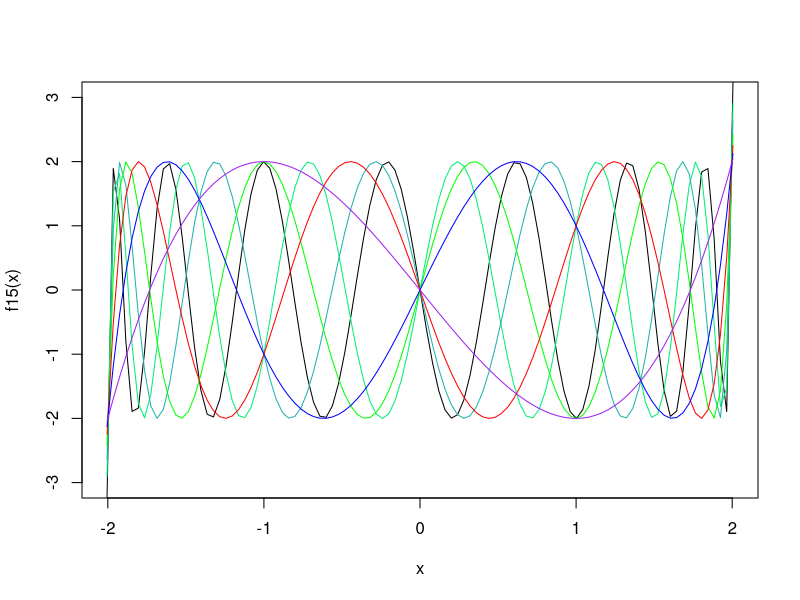
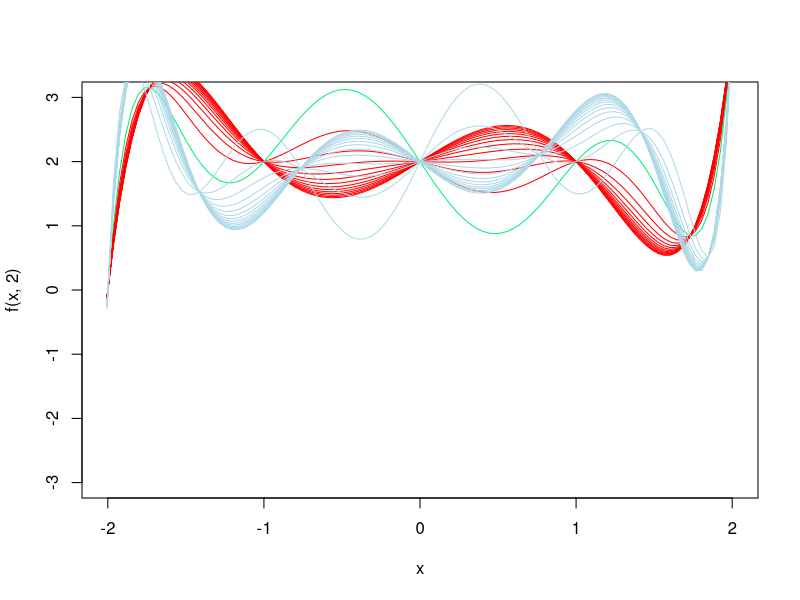
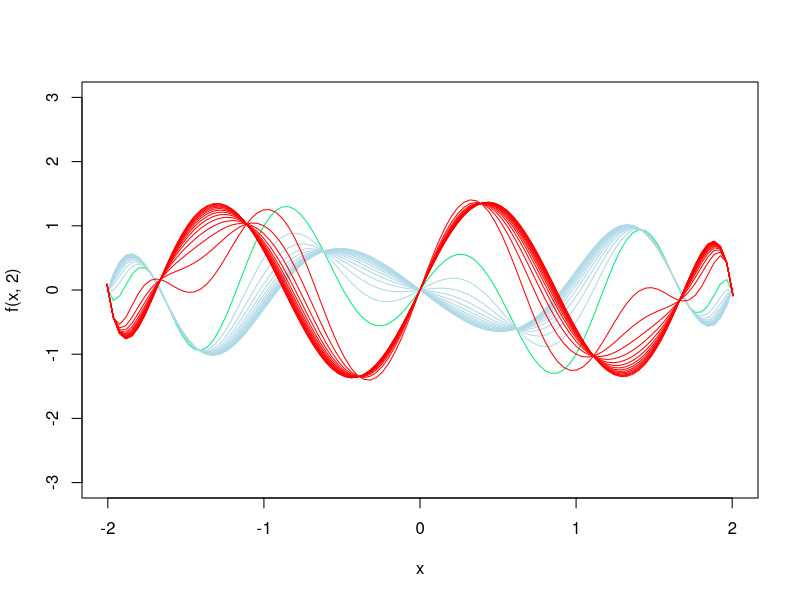

The R script that drew these images, in order:

### Polynomial Wavelet Analysis
###
### (C) Leonard Mada
### draft 0.1: 2020-03-18
### pre-01: 2020-02;
###
### Cardan-type Polynomials:
### theory developed during 2018-2019

c = 1
d = 0

### "Quadratic" / Cardan-type Polynomials
f3  = function(x) x^3 - 3*c*x - 2*d
f5  = function(x) x^5 - 5*c*x^3 + 5*c^2*x - 2*d
f7  = function(x) x^7 - 7*c*x^5 + 14*c^2*x^3 - 7*c^3*x - 2*d
f9  = function(x) x^9 - 9*c*x^7 + 27*c^2*x^5 - 30*c^3*x^3 + 9*c^4*x - 2*d
f11 = function(x) x^11 - 11*c*x^9 + 44*c^2*x^7 - 77*c^3*x^5 + 55*c^4*x^3 - 11*c^5*x - 2*d
f13 = function(x) x^13 - 13*c*x^11 + 65*c^2*x^9 - 156*c^3*x^7 + 182*c^4*x^5 - 91*c^5*x^3 + 13*c^6*x - 2*d
f15 = function(x) x^15 - 15*c*x^13 + 90*c^2*x^11 - 275*c^3*x^9 + 450*c^4*x^7 - 378*c^5*x^5 + 140*c^6*x^3 - 15*c^7*x - 2*d


### Properies

# These polynomials have very interesting properties:
# 1.) P(0) = -2*d;
# 2.) for c = 1, d = 0:
# all values of P(x) are between:[-2, +2] for x in [-2, 2];
# P(-1) = -2; P(1) = 2;

### Visualization:
from = -2.005
to = 2.005
ylim = c(-3, 3) # NULL

curve(f15(x), from=from, to=to, ylim=ylim)
curve(f13(x), from=from, to=to, ylim=ylim, add=T, col="springgreen2")
curve(f11(x), from=from, to=to, ylim=ylim, add=T, col="lightseagreen")
curve(f9(x), from=from, to=to, add=T, col="green", ylim=ylim)
curve(f7(x), from=from, to=to, add=T, col="red", ylim=ylim)
curve(f5(x), from=from, to=to, add=T, col="blue", ylim=ylim)
curve(f3(x), from=from, to=to, add=T, col="purple", ylim=ylim)

### Composition: + normalization

# It is possible to compose these polynomials:
# - this enables the construction of polynomial "wavelets";

f = function(x, n) (f3(x)/3 + f5(x)*(2/3 - 1/n) + f7(x)/n + 2 + 2*d)
curve(f(x, 2), from=from, to=to, ylim=ylim, col="springgreen2")
for(n in 3:15) curve(f(x, n), from=from, to=to, ylim=ylim, col="red", add=T)

f = function(x, n) (f5(x)/3 + f7(x)*(2/3 - 1/n) + f9(x)/n + 2 + 2*d)
for(n in 2:15) curve(f(x, n), from=from, to=to, ylim=ylim, col="lightblue", add=T)


#####################
### Zero Baseline ###

f = function(x, n) ((f3(x) - f5(x))/3 + (f7(x) - f3(x))*(2/3 - 1/n) + (f9(x) - f11(x))/n)/2
curve(f(x, 2), from=from, to=to, ylim=ylim, col="springgreen2")
for(n in 3:15) curve(f(x, n), from=from, to=to, ylim=ylim, col="lightblue", add=T)

f = function(x, n) ((f3(x) - f7(x))/3 + (f5(x) - f7(x))*(2/3 - 1/n) + (f9(x) - f11(x))/n)/2
for(n in 2:15) curve(f(x, n), from=from, to=to, ylim=ylim, col="red", add=T)
